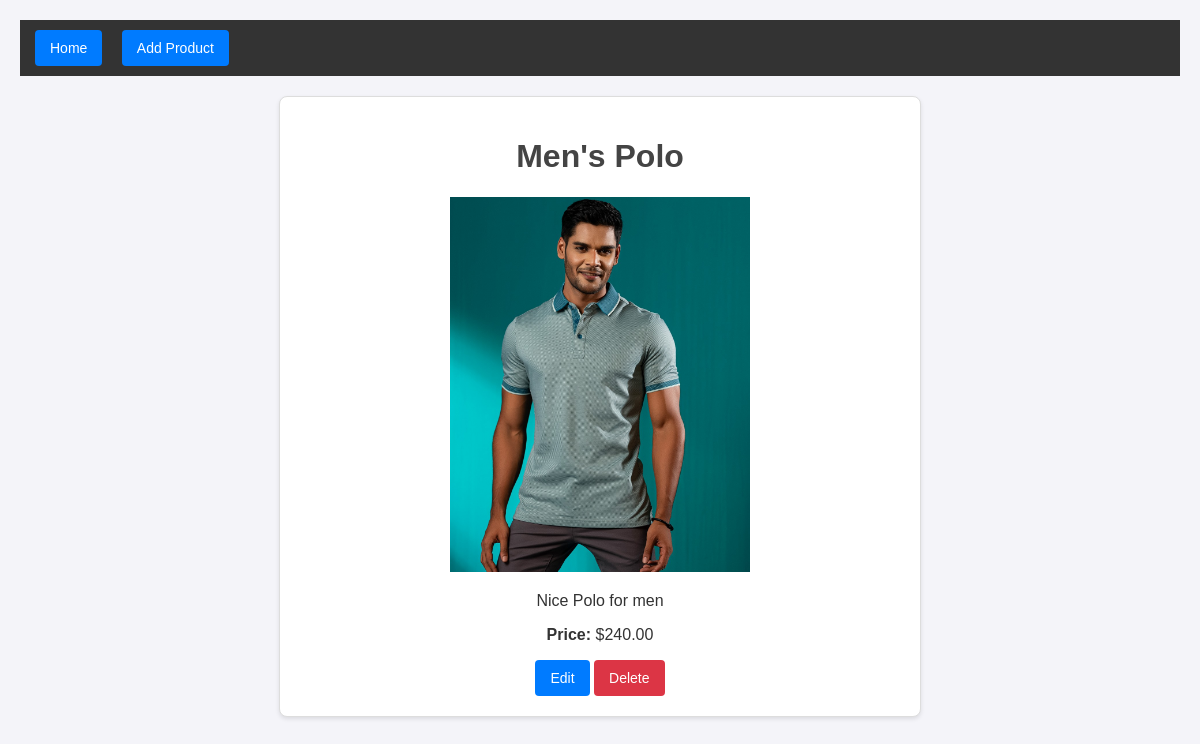
/product/5/, run on the app's committed database.
### products/models.py (models this page shows, shortened)
class Product(models.Model):
    name = models.CharField(max_length=200)
    image = models.ImageField(upload_to='product_images/')
    description = models.TextField()
    price = models.DecimalField(max_digits=10, decimal_places=2)

### products/views.py (the view)
# urls.py: path('product/<int:pk>/', views.product_detail, name='product_detail'),
def product_detail(request, pk):
    product = get_object_or_404(Product, pk=pk)
    return render(request, 'product_detail.html', {'product': product})

### products/templates/product_detail.html (shortened to what this page needs)
{% extends 'base.html' %}
{% block content %}
<div class="product-detail">
    <h1>{{ product.name }}</h1>
    <img src="{{ product.image.url }}" alt="{{ product.name }}" width="300px">
    <p>{{ product.description }}</p>
    <p><strong>Price:</strong> ${{ product.price }}</p>
    <div class="actions">
        <a href="{% url 'product_update' product.pk %}" class="button">Edit</a>
        <form action="{% url 'product_delete' product.pk %}" method="post" style="display:inline;">
            <a href="{% url 'product_delete' product.pk %}" class="button delete">Delete</a>
        </form>
    </div>
</div>
{% endblock %}

### static/style.css (style rules this page uses)
body { font-family: Arial, sans-serif; margin: 20px; background-color: #f4f4f9; color: #333; }
h1 { color: #444; }
.button { background-color: #007bff; color: white; border: none; border-radius: 4px; padding: 10px 15px; font-size: 14px; cursor: pointer; text-decoration: none; display: inline-block; }
.button.delete { background-color: #dc3545; }
form { max-width: 600px; margin: 0 auto; }
.product-detail { max-width: 600px; margin: 20px auto; background: #ffffff; border: 1px solid #ddd; border-radius: 8px; box-shadow: 0 2px 4px rgba(0, 0, 0, 0.1); padding: 20px; text-align: center; }

### data on the page
Product: name "Men's Polo", image (picture), description "Nice Polo for men", price "240.00"
